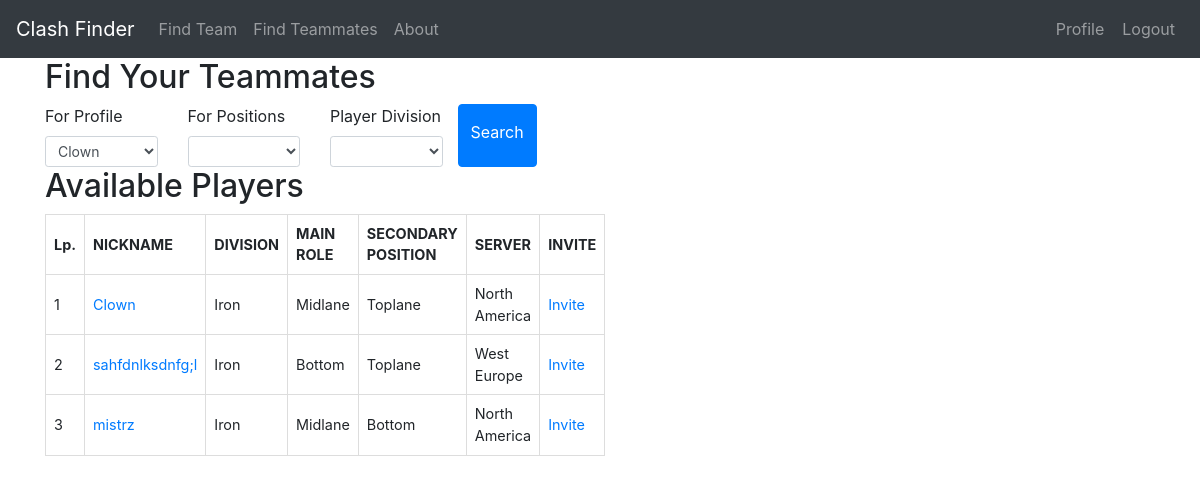
/findteammates (signed in), run on the app's committed database.
### models.py (models this page shows)
class Profile(UserMixin, db.Model):
    id = db.Column(db.Integer, primary_key=True)
    nickname = db.Column(db.String(64), index=True, unique=True)
    server = db.Column(db.String(10), index=True)
    division = db.Column(db.String(20), index=True)
    best_position = db.Column(db.String(20), index=True)
    alternative_position = db.Column(db.String(20), index=True)
    user_id = db.Column(db.Integer, db.ForeignKey('user.id'))
    clash_team = db.relationship('ClashTeam', backref='host', lazy='dynamic')
    invitation_in = db.relationship('ClashInvitation', backref='teamleader', lazy='dynamic',
                              cascade="all, delete, delete-orphan")
    reported = db.relationship('ReportPlayer', backref='Reported', lazy='dynamic',
                              cascade="all, delete, delete-orphan")

### routes.py (the view, shortened to what this page needs)
@app.route('/findteammates', methods=['GET', 'POST'])
@login_required
def findteammates():
    user = User.query.filter_by(username=current_user.username).first_or_404()
    user_profiles = Profile.query.filter_by(user_id=user.id).all()
    find_teammates = Profile.query.all()
    if len(find_teammates) == 0:
        find_teammates = []
    form = SearchingProfile(user_id = user.id)
    return render_template('findteammates.html', find_teammates=find_teammates, form=form, user=user, user_profiles=user_profiles)

### forms.py
class SearchingProfile(FlaskForm):
    profile = SelectField('For Profile', validators=[DataRequired()], choices=[], default=None)
    divisions = SelectField('Player Division', choices=divisions)
    role = SelectField('For Positions', choices=positions)
    submit = SubmitField('Search')
    def __init__(self, user_id, *args, **kwargs):
        super(SearchingProfile, self).__init__(*args, **kwargs)
        self.profile.choices = [(p.id, p.nickname) for p in Profile.query.filter_by(user_id=user_id)]

### models.py (called while the page is built)
@login.user_loader
def load_user(id):
    return User.query.get(int(id))

### templates/findteammates.html (shortened to what this page needs)
{% extends "base.html" %}
{% block content %}
        <div class="container">
            <div class="row">
                <div class="col-sm-6">
					<h2>Find Your Teammates</h2>
					<form method="POST" action="{{ url_for('findteammates') }}">
						<div class="row">
							<div class="col-md-3">
							  {{ form.profile.label(class="form-control-label") }}
							  {{ form.profile(class="form-control form-control-sm") }}
							</div>
							<div class="col-md-3">
							  {{ form.role.label(class="form-control-label") }}
							  {{ form.role(class="form-control form-control-sm") }}
							</div>
							<div class="col-md-3">
							  {{ form.divisions.label(class="form-control-label") }}
							  {{ form.divisions(class="form-control form-control-sm") }}
							</div>
							<button type="submit" class="btn btn-primary">{{ form.submit.label }}</button>
							<br>
						</div>
					</form>
                    <h2>Available Players</h2>
						<div class="clash-available-teams">
							{% if find_teammates %}
                            <table>
                                <thead>
                                    <tr>
                                        <th>Lp.</th>
										<th>NICKNAME</th>
                                        <th>DIVISION</th>
                                        <th>MAIN ROLE</th>
                                        <th>SECONDARY POSITION</th>
                                        <th>SERVER</th>
										<th>INVITE</th>
                                    </tr>
                                </thead>
								<tbody>
									{% for teammate in find_teammates %}
									<tr>
										<td>{{ loop.index }}</td>
										<td><a href="#">{{ teammate.nickname }}</a></td>
										<td>{{ teammate.division }}</td>
										<td>{{ teammate.best_position }}</td>
										<td>{{ teammate.alternative_position }}</td>
										<td>{{ teammate.server }}</td>
										<td><a href="#">Invite</a></td>
									</tr>
									{% endfor %}
								</tbody>
                            </table>
							{% else %}
                            <p>There are currently no players meeting your requirements.</p>
                            {% endif %}
						</div>
				</div>
			</div>
		</div>
{% endblock %}

### templates/base.html (shortened to what this page needs)
<!DOCTYPE html>
<html>
	<head>
		<link rel="stylesheet" href="https://maxcdn.bootstrapcdn.com/bootstrap/4.5.2/css/bootstrap.min.css">
	</head>
    <body>
		<nav class="navbar navbar-expand-sm bg-dark navbar-dark">
			<a class="navbar-brand" href="{{ url_for('index') }}">Clash Finder</a>
			<ul class="navbar-nav">
				<li class="nav-item">
					<a class="nav-link" href="{{ url_for('findteam') }}">Find Team</a>
				</li>
				<li class="nav-item">
					<a class="nav-link" href="{{ url_for('findteammates') }}">Find Teammates</a>
				</li>
				<li class="nav-item">
					<a class="nav-link" href="#">About</a>
				</li>
			</ul>
			<ul class="navbar-nav ml-auto">
				{% if current_user.is_authenticated %}
                <li class="nav-item">
					<form method="post" action="{{ url_for('user', username = user.username) }}">
						<button type="submit" class="btn btn-link nav-link">Profile</button>
					</form>
				</li>
                <li class="nav-item">
					<form method="post" action="{{ url_for('logout') }}">
						<button type="submit" class="btn btn-link nav-link">Logout</button>
					</form>
				</li>
				{% else %}
				<li class="nav-item">
					<a class="nav-link" href="{{ url_for('login') }}">Login</a>
				</li>
				{% endif %}
			</ul>
		</nav>
        {% block content %}
        {% endblock %}
    </body>
</html>

### templates/findteammates.html (style rules this page uses)
table { border-collapse: collapse; font-size: 0.9em; border: 1px solid #ddd; margin-bottom: 10px; }
th { border: 1px solid #ddd; padding: 8px; text-align: left; }
td { border: 1px solid #ddd; padding: 8px; }

### data on the page
Profile: nickname "Clown", division "Iron", best_position "Midlane", alternative_position "Toplane", server "North America"
Profile: nickname "sahfdnlksdnfg;l", division "Iron", best_position "Bottom", alternative_position "Toplane", server "West Europe"
Profile: nickname "mistrz", division "Iron", best_position "Midlane", alternative_position "Bottom", server "North America"
